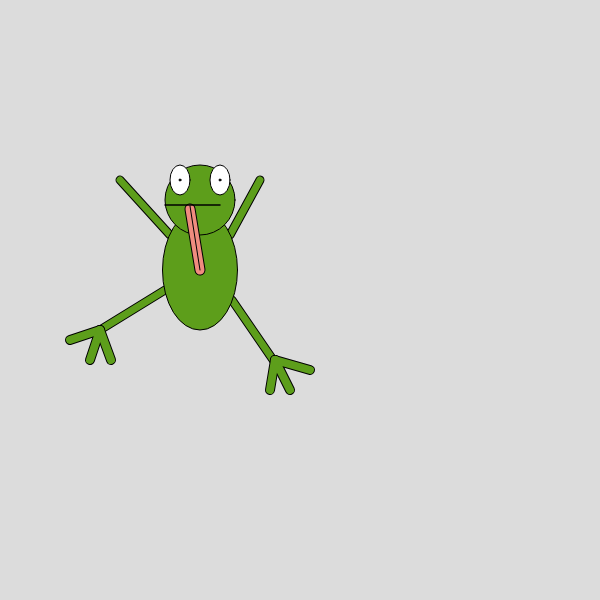
Frame 1 (no input)
Frame 60 (no input): identical to frame 1, image omitted
Frame 120 (the mouse pressed at the canvas centre since frame 60): identical to frame 1, image omitted

The p5.js sketch that drew this single still picture (run headless with seeded random() and noise() and a simulated clock; from frame 60 on, the mouse is pressed at the canvas centre):

// p5.js sketch
// ── sketch.js
function setup() {
  createCanvas(600, 600);
}
 
function draw() {
  background(220);
  //outlines of arms and legs
  strokeWeight(9)
  stroke (0)
  //left leg
    line (165, 290, 100, 330)
  //right leg
    line (232, 300, 280, 370)
  //left arm
  line(170, 235, 120, 180)
  //right arm
  line (230, 235, 260, 180)
  //arms and legs
  strokeWeight(7)
  stroke (93, 158, 27)
  //left arm
  line(170, 235, 120, 180)
  //right arm
  line (230, 235, 260, 180)
  //left leg
  line (165, 290, 100, 330)
  //right leg
  line (232, 300, 280, 370)
   //green color
  fill(93, 158, 27)
  strokeWeight(1)
  stroke (0)
  //body shape
  ellipse(200, 270, 75, 120)
  //head shape
  ellipse(200, 200, 70, 70)
  //white color
  fill(255)
  //left white eye
  ellipse(180, 180, 20, 30)
    //left eye pupil
  fill(0)
  ellipse(180, 180, 2, 2)
  // right white eye
  fill(255)
  ellipse(220, 180, 20, 30)
  //right eye pupil
  fill(0)
  ellipse(220, 180, 2, 2)
  //tongue outline
  strokeWeight (11)
      line (190, 209, 200, 270)
  //tongue
  strokeWeight (9)
  stroke (240, 140, 127)
  line (190, 209, 200, 270)
  //mouth
    strokeWeight (1.5)
    stroke (0)
  line(165, 205, 220, 205)  
  //tongue midline
  strokeWeight (1)
    line (190, 206, 200, 270)
  
    //left foot toes outline
  strokeWeight (10)
  stroke (0)
    line (100, 330, 70, 340)
  line (100, 330, 90, 360)
  line (100, 330, 111, 360)
    //left foot toes (right to left)
strokeWeight (8)
  stroke (93, 158, 27)
  line (100, 330, 70, 340)
  line (100, 330, 90, 360)
  line (100, 330, 111, 360)
  //right foot toes outline
  strokeWeight (10)
  stroke (0)
    line (270, 390, 275, 360)
  line (290, 390, 275, 360)
  line (310, 370, 275, 360)
//right foot toes
  strokeWeight (8)
  stroke (93, 158, 27)
  line (270, 390, 275, 360)
  line (290, 390, 275, 360)
  line (310, 370, 275, 360)
  
}
